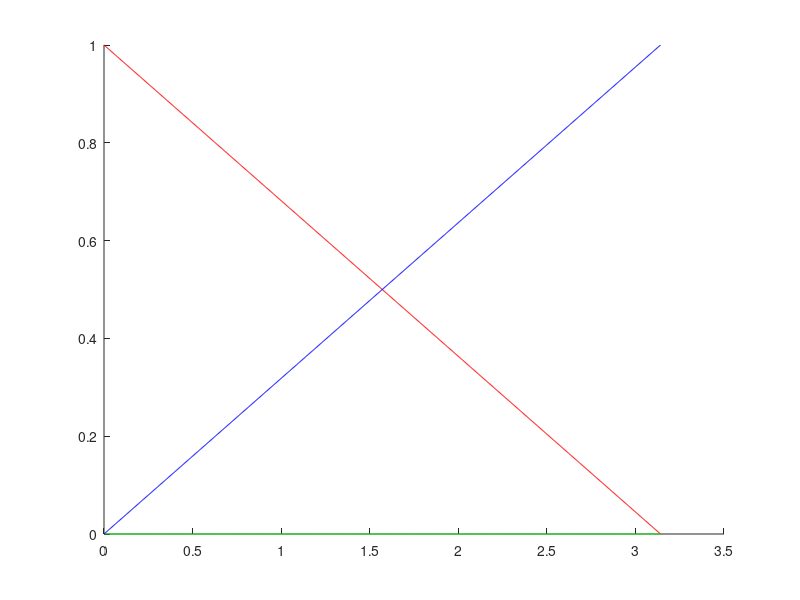
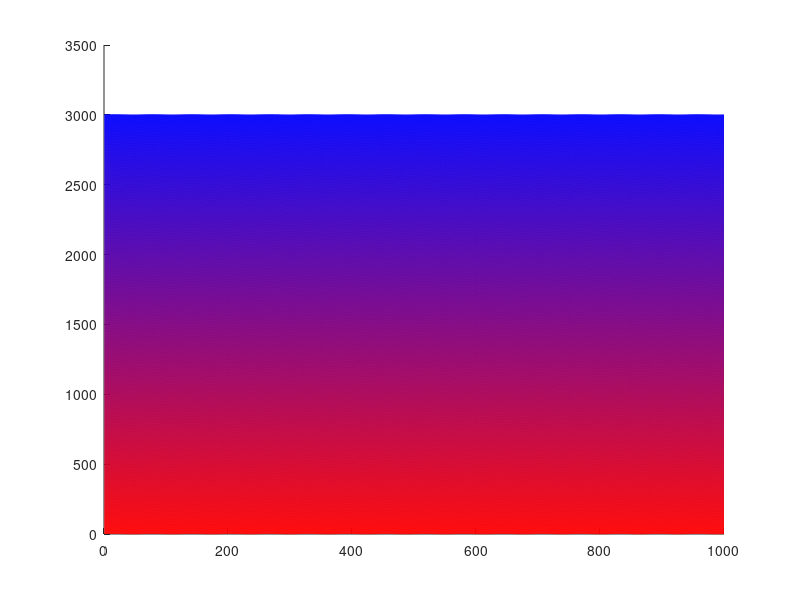

MATLAB code to generate these figures, in order:
% Color_gradient_many_plot

Nvals  = 1000 ;

a = 1: Nvals ; 
b = sin(a/10) ;
x = a ;  
cmap = colormap; 


t = 0:0.1:2*pi ;
     lt = length( t );         

 ColorMax = 1 ;
 
 % RGB gradient
        MaxT = 2*pi ;
        MinT = 0 ; 
        T_bin = (MaxT - MinT )/   Nvals ;
%         t = 0:0.1:2*pi ; 
        t = MinT:T_bin : MaxT  ;
        lt = length( t ); 
        
            redc =  ( 1 * (1+cos(  t  ))) / 2 ;
            redc( floor( lt/2) : end ) = 0  ; 
            
            greenc =  ( 1 + sin(  t - pi/2 ) )/ 2 ; 

            bluec = ( 1 * (1+cos(  t ))) / 2 ;
            bluec(1 : floor( lt/2)   ) = 0  ; 
            
%             
% % % R -> B    
%         MaxT = pi ;
%         MinT = 0 ; 
%         T_bin = (MaxT - MinT )/   Nvals ;
% %         t = 0:0.1: pi ; 
%         t = MinT:T_bin : MaxT  ;
%         lt = length( t ); 
%         
%             redc =  ( 1 * (1 +cos(  t * 1.0 ))) / 2 ; 
%             redc = redc * 0.99 + 0.0  ;
%             
%             greenc =  ( 1 + sin(  t - pi/2 ) )/ 2 ; 
%             greenc(:) = 0.0 ;
% 
%             bluec = ( 1 + sin(  t - pi/2 ) )/ 2 ;  
%             bluec = bluec * 0.99 + 0.0  ;
%  
% % % B-> R    
%         MaxT = pi ;
%         MinT = 0 ; 
%         T_bin = (MaxT - MinT )/   Nvals ;
% %         t = 0:0.1: pi ; 
%         t = MinT:T_bin : MaxT  ;
%         lt = length( t ); 
%           
% %             redc = ( 1 + sin(  t - pi/2 ) )/ 2 ;  
%               redc = ( 0 + (  t  ) )/ MaxT ; 
%             redc = redc * 1.0 + 0.0  ;
%             
%             
% %             bluec =  ( 1 * (1 +cos(  t * 1.0 ))) / 2 ; 
%             bluec =  ( 1 * ( ( MaxT - t * 1.0 ))) / MaxT   ; 
%             bluec(:) = 0.0 ;
%             
%             greenc =  ( 1 * (1 +cos(  t * 1.0 ))) / 2 ; 
%             greenc(:) = 0.0 ;
%           
%             
%     % % R -> G    
%         MaxT = pi ;
%         MinT = 0 ; 
%         T_bin = (MaxT - MinT )/   Nvals ;
% %         t = 0:0.1: pi ; 
%         t = MinT:T_bin : MaxT  ;
%         lt = length( t ); 
%         
% %             redc =  ( 1 * (1 +cos(  t * 1.0 ))) / 2 ; 
%             redc =  ( 1 * ( ( MaxT - t * 1.0 ))) / MaxT   ; 
%             redc = redc * 1.0 + 0.0  ;
%             
% %             greenc =  ( 1 + sin(  t - pi/2 ) )/ 2 ; 
%             greenc =  ( 0 + (  t  ) )/ MaxT ; 
%             greenc = greenc * 0.99 + 0.0  ;   
% 
%             bluec = ( 1 + sin(  t - pi/2 ) )/ 2 ;  
%             
%             bluec(:) = 0.0 ;
%             
%             
%     % % R -> B    
        MaxT = pi ;
        MinT = 0 ; 
        T_bin = (MaxT - MinT )/   Nvals ;
%         t = 0:0.1: pi ; 
        t = MinT:T_bin : MaxT  ;
        lt = length( t ); 
        
%             redc =  ( 1 * (1 +cos(  t * 1.0 ))) / 2 ; 
            redc =  ( 1 * ( ( MaxT - t * 1.0 ))) / MaxT   ; 
            redc = redc * 1.0 + 0.0  ;
            
%             greenc =  ( 1 + sin(  t - pi/2 ) )/ 2 ; 
            greenc =  ( 0 + (  t  ) )/ MaxT ; 
             greenc(:) = 0.0  ;

            bluec =  ( 0 + (  t  ) )/ MaxT ;  
            
            bluec  = bluec * 1.0 + 0.0  ;            
%             

figure
hold on
plot( t , redc , '-r' )
plot( t , greenc , '-g' )
plot( t , bluec , '-b' )


            
    figure      
hold on
for i=1 : Nvals 
     color_i = [ redc( i ) greenc( i ) bluec( i ) ] ;
    plot(   x   ,  b + i*3     , 'Color' , color_i   )
end
  


 



